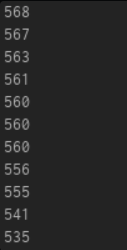
#> input picture data_processing/media/corr_top.png, 127 x 250 px
$ jupyter execute correlation.ipynb
#> lines starting #> are read from the running program, lines starting #| are printed output that depends on the picture; after the words box and inside, x2 and y2 are one past the last pixel; in counts of white or black regions, pixels touching at a corner belong together
[cell 1]
from scipy import (signal, ndimage)
import numpy as np, cv2
import matplotlib.pyplot as plt

[cell 2]
ker_ellipse = lambda ks: cv2.getStructuringElement(cv2.MORPH_ELLIPSE, (ks,ks))

class hcon_delimeter:

    def __init__(self, images_list, delimeter_width = 1, border_width = 1,fill_value = 0):
        self.imgs           = images_list
        self.dw             = delimeter_width
        self.fw             = fill_value
        self.im_shape       = images_list[0].shape
        self.im_dtype       = images_list[0].dtype
        self.channels_num   = len(self.im_shape)
        #
        self.delimeter      = self.get_delimeter()
        imgs_del            = self.interleave_delimeter()
        self.hconcat        = cv2.hconcat(imgs_del)
        self.add_border(border_width,fill_value)


    def get_delimeter(self):
        if self.channels_num == 3:
            delimeter_shape = (self.im_shape[0], self.dw, 3)
        else:
            delimeter_shape = (self.im_shape[0], self.dw )

        return np.full(shape = delimeter_shape, fill_value = self.fw, dtype = self.im_dtype)

    def interleave_delimeter(self):
        out_arr = []
        for img in self.imgs:
            out_arr.append(img)
            out_arr.append(self.delimeter)
        return out_arr[:-1]

    def add_border(self, border_width = 5, color = 0):
        if border_width > 0:
            HWC_offset = np.zeros(self.channels_num, int)
            HWC_offset[:2] = 2*border_width
            # new_shape = [H,W,0] + [2*bw,2*bw,0]
            shape_big = np.array(self.hconcat.shape) + HWC_offset

            blank = np.full(shape_big, color, dtype = self.im_dtype)
            blank[border_width:-border_width,border_width:-border_width] = self.hconcat

            self.hconcat = blank

    def ret(self):
        return self.hconcat

a = np.array([   [1,1],
                    [1,1]   ])*255

# [4 lines of commented-out code are left out]

# Basic principle of correlation operation:
Kernel is scanned across a matrix and at each sample point operation then computes sum of matrix element-wise products. Here is an example

[cell 3]
ptrn = np.array([   [1,0],
                    [0,1]   ])

signals = np.array([[[0,0],[0,0]],
                    [[1,0],[0,0]],
                    [[1,0],[0,1]],
                    [[1,0],[1,1]],
                    [[1,1],[1,1]],],dtype = np.uint8)

fig, ax = plt.subplots(signals.shape[0], 4, figsize=(4, 3))#, layout='constrained'

for i, img in enumerate(signals):
    res = signal.correlate(img, ptrn, mode='valid').flatten()[0]
    cax = ax[i,0].imshow(img, vmin=0, vmax=1)
    ax[i,1].text(0.5, 0.5, r'$\star$ ', ha="center", size=15, va='center')
    cax = ax[i,2].imshow(ptrn, vmin=0, vmax=1)
    ax[i,3].text(0.5, 0.5, ' = '+str(res), ha="center", size=15, va='center')
    for j in range(4):
        ax[i,j].set_xticks([])
        ax[i,j].set_yticks([])
        ax[i,j].axis('off')

[ax[0,i].set_title(tit) for i,tit in enumerate(['Signal','','Kernel','Result'])]

cbar = fig.colorbar(cax, ax=ax, orientation='vertical', fraction=0.05, pad=0.1)
cbar.set_ticks([ 0, 1])
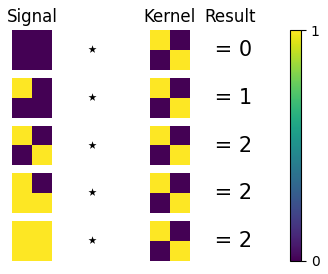
#> figure drawn by matplotlib, 11 panels

Notice that last 3 signals produce same result. Its because products 1\*0 = 0 dont contribute into total sum. <br>
 _As a curious sidenote, you can change kernel so unwanted overlaps are penalized: change kernel's zeros to negative values, so 1*(-a) = -a will lower total sum_

[cell 4]
a = -1
ptrn2 =np.array([   [1,a],
                    [a,1]   ])

res = [signal.correlate(img, ptrn2, mode='valid').flatten()[0] for img in signals]
vmin,vmax = np.min(ptrn2), np.max(ptrn2)
fig, ax = plt.subplots(signals.shape[0], 4, figsize=(4, 3))#, layout='constrained'
for i, img in enumerate(signals):
    cax = ax[i,0].imshow(img, vmin=vmin, vmax=vmax)
    ax[i,1].text(0.5, 0.5, r'$\star$ ', ha="center", size=15, va='center')
    cax = ax[i,2].imshow(ptrn2, vmin=vmin, vmax=vmax)
    ax[i,3].text(0.5, 0.5, ' = '+str(res[i]), ha="center", size=15, va='center')
    for j in range(4):
        ax[i,j].set_xticks([])
        ax[i,j].set_yticks([])
        ax[i,j].axis('off')
[ax[0,i].set_title(tit) for i,tit in enumerate(['Signal','','Kernel','Result'])]
cbar = fig.colorbar(cax, ax=ax, orientation='vertical', fraction=0.05, pad=0.1)
cbar.set_ticks([-1, 0, 1])
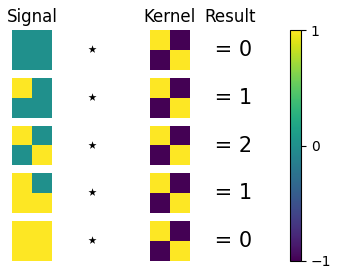
#> figure drawn by matplotlib, 11 panels

# Use correlation to find segment of data inside larger data
If some portion of data is hidden in larger chunk of data, it can be found by cross-correlation of searched data segment across whole data.

_when performing correlation with mode='full' it allows to find partial overlaps on edges (outside of domain like photo panorama)_

In this example i generate sample data if shape (W,H), place it in other data of larger shape with a known offset, and add some noise on top of it.

Using correlation you can extract position of inserted sample data.

[cell 5]
np.random.seed(69)

sub_shape = (30,20)
sub = np.random.randn(*sub_shape)
W,H = np.array(sub.shape)

# insert sub data inside other data
X = 5;Y = 13
print('true offset: ',[X,Y])
blank = np.random.randn(W + 30,H + 60)

blank[X:X+W,Y:Y+H] = sub
blank += 1*np.random.randn(*blank.shape)
# copy blank to mark position of sub data
blank_copy = blank.copy()
blank_copy[X:X+W,Y:Y+H] += 3
# scan sub over whole data, mode full is used to find sub that is partially outside blank
corr1 = signal.correlate(blank, sub, mode='full')

match_xy = np.array(np.unravel_index(np.argmax(corr1, axis=None), corr1.shape))
match_xy_true = match_xy - [W,H] + 1

print('found offset: ', match_xy_true)

fig, ax = plt.subplots(1, 3, figsize=(9, 9), layout='constrained')
ax[0].imshow(blank)
ax[0].set_title('data with inserted sub-data')
ax[1].imshow(blank_copy)
ax[1].set_title('highlighted position of sub-data')
ax[2].imshow(corr1)
ax[2].set_title('Cross-correlation result');
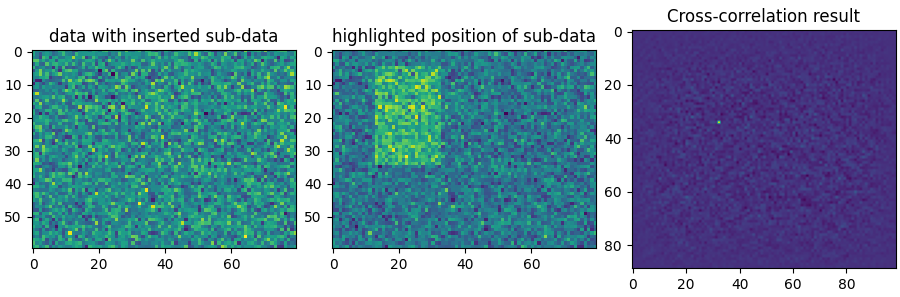
#> figure drawn by matplotlib, 3 panels

***
# Example with repositioned text
If data is periodic and/or very similar, it will be hard to pinpoint location.

Can try to do a trick with replacing kernel 0-s with negative numbers to force overlap of better quality

[cell 6]
lnk1 = r'../media/corr_top.png'
lnk2 = r'../media/corr_bottom.png'
blank   = cv2.imread(lnk1, flags=cv2.IMREAD_GRAYSCALE)/255
#> blank: shape (250, 127) float64; min 0, max 0.663, mean 0.154
ker    = cv2.imread(lnk2, flags=cv2.IMREAD_GRAYSCALE)/255
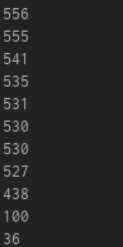
#> input picture data_processing/media/corr_bottom.png, 123 x 247 px
#> ker: shape (247, 123) float64; min 0.137, max 0.651, mean 0.154
ker = ker[:120,:60] # larger image sticks out too much, cannot dampen unwanted overlaps
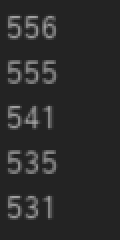
#> ker: shape (120, 60) float64 (shown 2 times larger); min 0.137, max 0.627, mean 0.169
W,H = np.array(ker.shape)
#> W = 120; H = 60
W0,H0 = np.array(blank.shape)
#> W0 = 250; H0 = 127

blank_th = cv2.threshold(blank, 90/255, 1, cv2.THRESH_BINARY)[1]
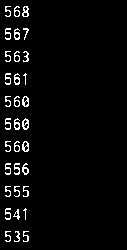
#> blank_th: shape (250, 127) float64; values 0 (black) and 1 (white), 3.6% white in thin lines or dots, all inside (x1, y1, x2, y2) = (5, 6, 29, 242)
ker_th = cv2.threshold(ker,  90/255, 1, cv2.THRESH_BINARY)[1]
#> ker_th: shape (120, 60) float64; values 0 (black) and 1 (white), 6.7% white in thin lines or dots, all inside (x1, y1, x2, y2) = (4, 8, 28, 109)

ker_th_mod = ker_th.copy()
a = 4
ker_th_mod = ker_th_mod * a - (a - 1)

corr1 = signal.correlate(blank_th, ker_th, mode='full')
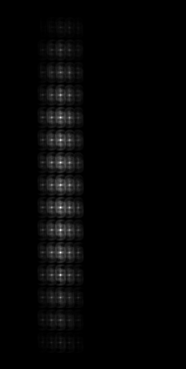
#> corr1: shape (369, 186) float64; min -3.88e-14, max 393, mean 8.1; drawn with min black and max white
corr2 = signal.correlate(blank_th, ker_th_mod, mode='full')
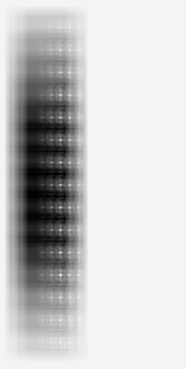
#> corr2: shape (369, 186) float64; min -1908, max 86, mean -331.7; drawn with min black and max white

[cell 7]
fig, ax = plt.subplots(1, 6, figsize=(9, 4), layout='constrained')

ax[0].imshow(blank_th   , 'gray')
ax[1].imshow(ker_th     , 'gray')

for i, corr in enumerate([corr1,corr2]):
    match_xy = np.array(np.unravel_index(np.argmax(corr, axis=None), corr.shape))
    m_x_true,m_y_true = match_xy - [W,H] + 1
    print('found offset: ', m_x_true, m_y_true)

    bs = np.zeros((m_x_true + max(W,W0), m_y_true + max(H,H0)), float)
    bs[:W0,:H0] += blank_th/2
    bs[m_x_true :m_x_true + W , m_y_true :m_y_true+H] += ker_th/2

    ax[2*i+0+ 2].imshow(corr, 'gray')
    ax[2*i+1+ 2].imshow(bs  , 'gray')
#> this loop made 2 passes
#> (match_xy, m_x_true, m_y_true) on passes 1 to 2: ([207, 60], 88, 1), ([274, 60], 155, 1)
#| found offset:  88 1
#| found offset:  155 1
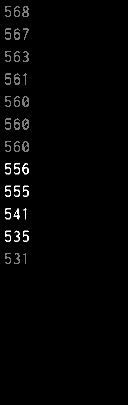
#> bs: shape (405, 128) float64; min 0, max 1, mean 0.0158

titles = ['base data', 'kernel', 'correlation 1', 'result 1 (bad)','correlation 2', 'result 2 (good)']
for a,t in zip(ax,titles):
    a.axis('off')
    a.set_title(t)
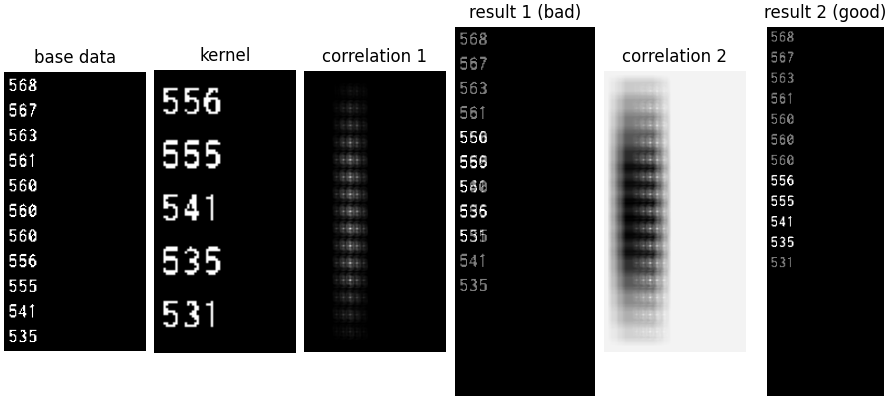
#> figure drawn by matplotlib, 6 panels
